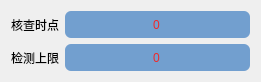
    <widget class="QWidget" name="layoutWidget">
     <property name="geometry">
      <rect>
       <x>561</x>
       <y>341</y>
       <width>261</width>
       <height>82</height>
      </rect>
     </property>
     <layout class="QGridLayout" name="gridLayout_7">
      <item row="0" column="0">
       <widget class="QLabel" name="label_164">
        <property name="styleSheet">
         <string notr="true">background: transparent;
font: 10pt &quot;Ubuntu&quot;;</string>
        </property>
        <property name="text">
         <string>核查时点</string>
        </property>
       </widget>
      </item>
      <item row="0" column="1">
       <widget class="QLineEdit" name="lineEdit_57">
        <property name="sizePolicy">
         <sizepolicy hsizetype="Expanding" vsizetype="Expanding">
          <horstretch>0</horstretch>
          <verstretch>0</verstretch>
         </sizepolicy>
        </property>
        <property name="styleSheet">
         <string notr="true">background: rgb(114, 159, 207);
color: rgb(239, 41, 41);
border-radius: 6px;</string>
        </property>
        <property name="text">
         <string>0</string>
        </property>
        <property name="alignment">
         <set>Qt::AlignCenter</set>
        </property>
       </widget>
      </item>
      <item row="1" column="0">
       <widget class="QLabel" name="label_165">
        <property name="styleSheet">
         <string notr="true">background: transparent;
font: 10pt &quot;Ubuntu&quot;;</string>
        </property>
        <property name="text">
         <string>检测上限</string>
        </property>
       </widget>
      </item>
      <item row="1" column="1">
       <widget class="QLineEdit" name="lineEdit_59">
        <property name="sizePolicy">
         <sizepolicy hsizetype="Expanding" vsizetype="Expanding">
          <horstretch>0</horstretch>
          <verstretch>0</verstretch>
         </sizepolicy>
        </property>
        <property name="styleSheet">
         <string notr="true">background: rgb(114, 159, 207);
color: rgb(239, 41, 41);
border-radius: 6px;</string>
        </property>
        <property name="text">
         <string>0</string>
        </property>
        <property name="alignment">
         <set>Qt::AlignCenter</set>
        </property>
       </widget>
      </item>
     </layout>
    </widget>
